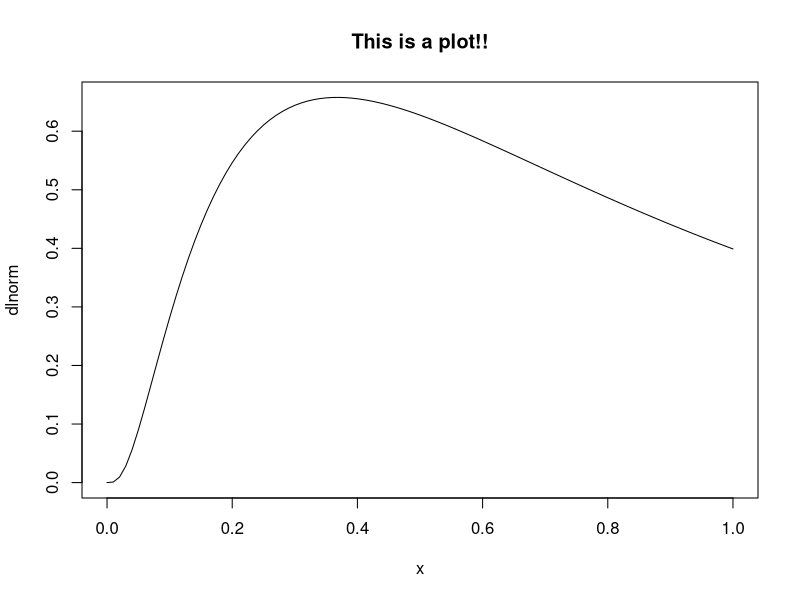

Recreate this plot in R.
## ---- chunk 1
knitr::opts_chunk$set(comment=NA, echo = FALSE)
pagebreak <- function() {
  if(knitr::is_latex_output()){return("\\newpage")} else {return('<div style="page-break-before: always;" />')}
}
## ---- chunk 2
ACharacterVector <- c("some","code","in","a","code","chunk.",
                      "For example,",
                      "this prints out the current date and time: \n")
cat(paste(c(ACharacterVector,date()), collapse=" "))
## ---- chunk 3
ThisIsTheDate <- date()
## ---- chunk 4
plot(dlnorm, main="This is a plot!!")
